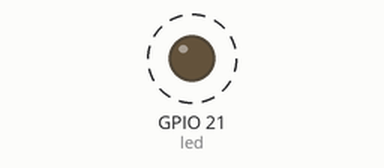
Bench run of a program on a simulated ESP32 board running MicroPython. Shown: output pins drawn as LEDs (lit = HIGH). Dashed ring = blinking.

Above: at 0.12 s.
Timing chart, 0 to 3.0 s (numbered marks = the images above):
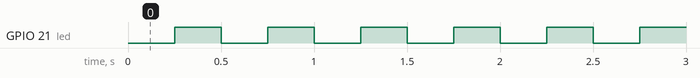

The program:

uP_-_07.20_-_led_blink_timer_21.py
```python
'''
 07.20 - LED blink with timer

 This sketch shows how to blink an LED connected to GPIO 21 using a timer instead of a loop.

 Components
 ----------
  - ESP32
  - 330Ohm resistor for the LED
  - 5mm LED
  -     Connect anode to GPIO 21
  -     Connect cathode to GND via the resistor
  - Wires
  - Breadboard

 Documentation:
 Timers: https://micropython-docs-esp32.readthedocs.io/en/esp32_doc/esp32/quickref.html#timers
 Pins and GPIO: https://micropython-docs-esp32.readthedocs.io/en/esp32_doc/esp32/quickref.html#pins-and-gpio

 Course:
 MicroPython with the ESP32
 https://techexplorations.com

'''

from machine import Pin, Timer

led = Pin(21, Pin.OUT)    # create output pin on GPIO21

def blink_isr(event):
    if led.value() == False:
        led.on()
    else:
        led.off()

blink_timer = Timer(1)
blink_timer.init(period=250, mode=Timer.PERIODIC, callback=blink_isr)
```

Measured:
- by itself, GPIO 21 (led): alternates HIGH for 0.25 s and LOW for 0.25 s
